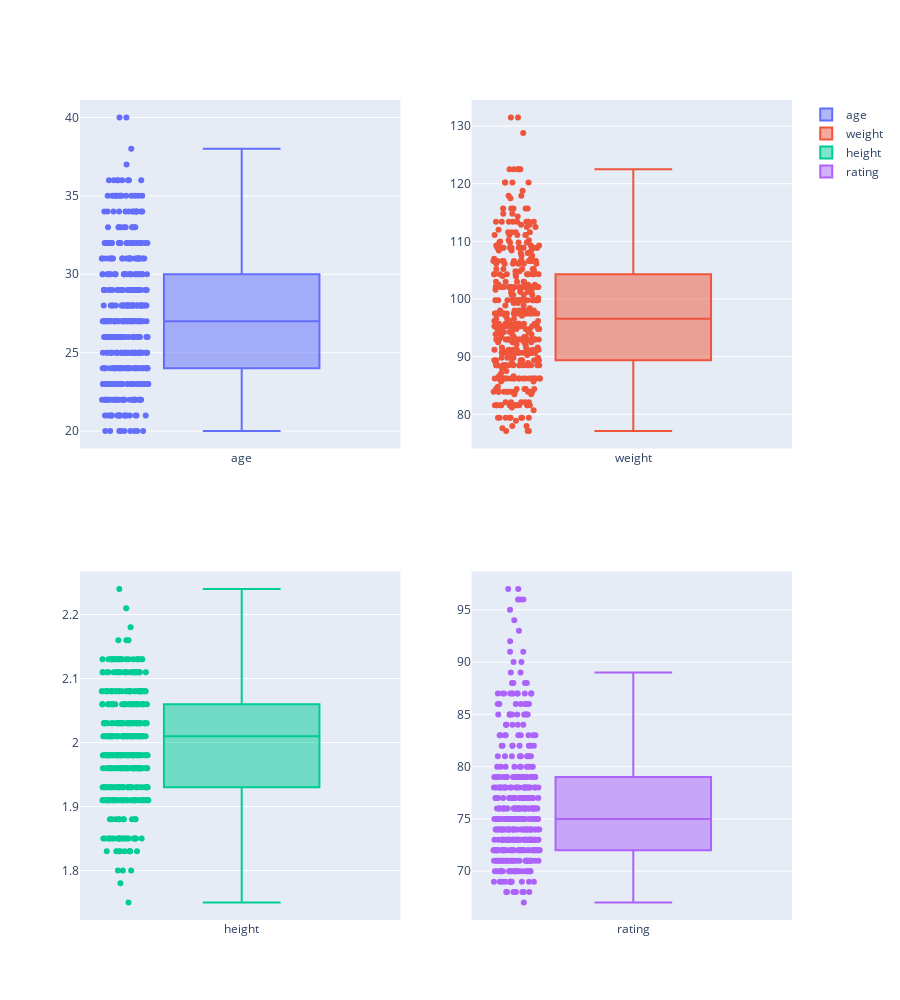

Notebook code for this chart:
### Markdown cell above
- Lets now check if there's any outliers that can be removed from our dataset.

### Code cell
import plotly.graph_objects as go
from plotly.subplots import make_subplots


fig = make_subplots(
    rows=2, cols=2,
    specs=[[{"type": "box"}, {"type": "box"}],
           [{"type": "box"}, {"type": "box"}]],
)

fig.add_trace(go.Box(y=data['age'], boxpoints='all', name='age'),
              row=1, col=1)

fig.add_trace(go.Box(y=data['weight'], boxpoints='all', name='weight'),
              row=1, col=2)

fig.add_trace(go.Box(y=data['height'], boxpoints='all', name='height'),
              row=2, col=1)

fig.add_trace(go.Box(y=data['rating'], boxpoints='all', name='rating'),
              row=2, col=2)
fig.update_layout(height=1000)
fig.show()

### Figure 1 — Plotly figure (JSON) as saved in the notebook; plotly's stock layout.template omitted (floating-point values rounded to 4 significant figures; data arrays with more than 128 entries replaced by an {"elided": "..."} marker saying what was removed)
{"data": [{"boxpoints": "all", "name": "age", "type": "box", "xaxis": "x", "y": {"elided": "429 int values"}, "yaxis": "y"}, {"boxpoints": "all", "name": "weight", "type": "box", "xaxis": "x2", "y": {"elided": "429 float values"}, "yaxis": "y2"}, {"boxpoints": "all", "name": "height", "type": "box", "xaxis": "x3", "y": {"elided": "429 float values"}, "yaxis": "y3"}, {"boxpoints": "all", "name": "rating", "type": "box", "xaxis": "x4", "y": {"elided": "429 int values"}, "yaxis": "y4"}], "layout": {"height": 1000, "xaxis": {"anchor": "y", "domain": [0, 0.45]}, "xaxis2": {"anchor": "y2", "domain": [0.55, 1]}, "xaxis3": {"anchor": "y3", "domain": [0, 0.45]}, "xaxis4": {"anchor": "y4", "domain": [0.55, 1]}, "yaxis": {"anchor": "x", "domain": [0.575, 1]}, "yaxis2": {"anchor": "x2", "domain": [0.575, 1]}, "yaxis3": {"anchor": "x3", "domain": [0, 0.425]}, "yaxis4": {"anchor": "x4", "domain": [0, 0.425]}}}
